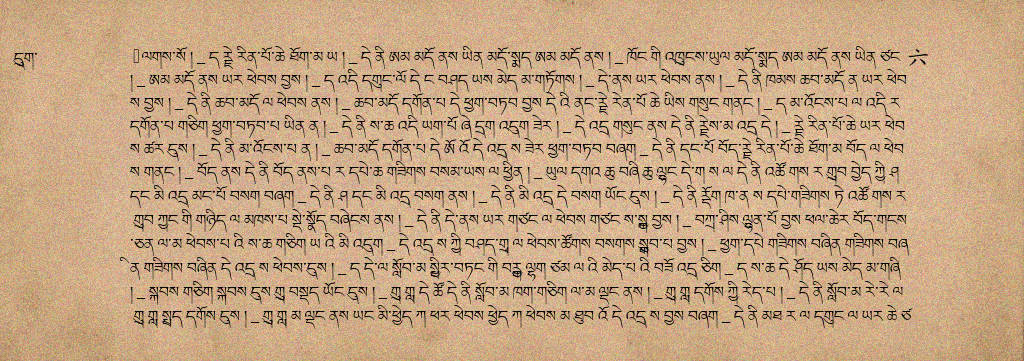
#> input picture tibetanDataGenerator/generated_sample.png, 1024 x 361 px
$ python smoke_preprocess_rgb_lines.py --input ../tibetanDataGenerator/generated_sample.png
#> lines starting #> are read from the running program, lines starting #| are printed output that depends on the picture
### pechabridge/ocr/preprocess_rgb.py
"""Deterministic RGB line-scan preprocessing for Donut OCR training.

This pipeline is designed for line crops with potentially mixed ink colors
(e.g. black + red) where hard binarization can remove useful color cues.
The defaults are intentionally mild and RGB-preserving.
"""

from __future__ import annotations

from dataclasses import dataclass
from typing import Any, Mapping

import numpy as np
from PIL import Image, ImageEnhance, ImageFilter

try:
    import cv2
except Exception:  # pragma: no cover
    cv2 = None


# [22 lines left out: functions _as_bool, _as_float, not called in this run]


def _as_choice(value: Any, *, allowed: set[str], default: str) -> str:
    txt = str(value or "").strip().lower()
    return txt if txt in allowed else str(default)


@dataclass(frozen=True)
class RGBLinePreprocessConfig:
    """Configuration for deterministic RGB line preprocessing."""

    preserve_color: bool = True
    normalize_background: bool = True
    background_method: str = "shade_correct"  # none|shade_correct|rolling_ball_like|top_hat
    background_blur_ksize: int = 0
    background_strength: float = 0.35
    contrast: float = 1.0  # 1.0 means no contrast change
    denoise: bool = False
    morph_close: bool = False
    morph_close_kernel: int = 3
    remove_small_components: bool = False
    min_component_area: int = 12
    upscale_factor: float = 1.0
    upscale_interpolation: str = "lanczos"  # nearest|linear|cubic|lanczos
    ink_normalization: bool = True
    ink_strength: float = 0.2
    to_grayscale_prob: float = 0.0  # reserved for augment pipelines; ignored here

    # [36 lines left out: function from_dict, not called in this run]

    @staticmethod
    def vit_defaults() -> "RGBLinePreprocessConfig":
        """Defaults for RGB line scans before HF image processor normalization."""
        return RGBLinePreprocessConfig(
            preserve_color=True,
            normalize_background=True,
            background_method="shade_correct",
            background_blur_ksize=0,
            background_strength=0.35,
            contrast=1.0,
            denoise=False,
            morph_close=False,
            morph_close_kernel=3,
            remove_small_components=False,
            min_component_area=12,
            upscale_factor=1.0,
            upscale_interpolation="lanczos",
            ink_normalization=True,
            ink_strength=0.2,
            to_grayscale_prob=0.0,
        )

    def to_dict(self) -> Mapping[str, Any]:
        return {
            "preserve_color": bool(self.preserve_color),
            "normalize_background": bool(self.normalize_background),
            "background_method": str(self.background_method),
            "background_blur_ksize": int(self.background_blur_ksize),
            "background_strength": float(self.background_strength),
            "contrast": float(self.contrast),
            "denoise": bool(self.denoise),
            "morph_close": bool(self.morph_close),
            "morph_close_kernel": int(self.morph_close_kernel),
            "remove_small_components": bool(self.remove_small_components),
            "min_component_area": int(self.min_component_area),
            "upscale_factor": float(self.upscale_factor),
            "upscale_interpolation": str(self.upscale_interpolation),
            "ink_normalization": bool(self.ink_normalization),
            "ink_strength": float(self.ink_strength),
            "to_grayscale_prob": 0.0,
        }


def _to_rgb_u8(image: Image.Image | np.ndarray) -> np.ndarray:
    if isinstance(image, Image.Image):
        return np.asarray(image.convert("RGB"), dtype=np.uint8)
    arr = np.asarray(image)
    if arr.ndim == 2:
        arr = np.stack([arr, arr, arr], axis=2)
    elif arr.ndim == 3:
        if arr.shape[2] == 1:
            arr = np.repeat(arr, 3, axis=2)
        elif arr.shape[2] >= 3:
            arr = arr[:, :, :3]
        else:
            raise ValueError("Unsupported image shape for ndarray input.")
    else:
        raise ValueError("Expected PIL image or ndarray with shape [H,W] or [H,W,C].")

    if arr.dtype == np.uint8:
        return arr.copy()

    if np.issubdtype(arr.dtype, np.floating):
        arr_f = arr.astype(np.float32)
        max_val = float(np.nanmax(arr_f)) if arr_f.size > 0 else 0.0
        if max_val <= 1.0:
            arr_f = arr_f * 255.0
        return np.clip(arr_f, 0.0, 255.0).astype(np.uint8)
    return np.clip(arr.astype(np.float32), 0.0, 255.0).astype(np.uint8)


# [44 lines left out: functions _resize_rgb_u8, _upscale_rgb_u8, not called in this run]


def _luma_u8(rgb_u8: np.ndarray) -> np.ndarray:
    r = rgb_u8[:, :, 0].astype(np.float32)
    g = rgb_u8[:, :, 1].astype(np.float32)
    b = rgb_u8[:, :, 2].astype(np.float32)
    luma = (0.299 * r) + (0.587 * g) + (0.114 * b)
    return np.clip(luma, 0.0, 255.0).astype(np.uint8)


def _auto_odd_kernel(h: int, w: int, *, ratio: float, minimum: int) -> int:
    k = max(int(minimum), int(round(float(min(h, w)) * float(ratio))))
    if k % 2 == 0:
        k += 1
    return max(3, k)


def _shade_correct_rgb_u8(rgb_u8: np.ndarray, *, blur_ksize: int = 0, strength: float = 0.35) -> np.ndarray:
    alpha = max(0.0, min(1.0, float(strength)))
    if alpha <= 1e-6:
        return rgb_u8
    h, w = rgb_u8.shape[:2]
    if h <= 0 or w <= 0:
        return rgb_u8

    k = int(max(0, blur_ksize))
    if k <= 0:
        k = _auto_odd_kernel(h, w, ratio=0.08, minimum=15)
    if k % 2 == 0:
        k += 1
    if k < 3:
        return rgb_u8

    if cv2 is not None:
        bg = cv2.GaussianBlur(rgb_u8, (k, k), sigmaX=0).astype(np.float32)
    else:
        radius = max(1.0, float(k) / 6.0)
        bg = np.asarray(Image.fromarray(rgb_u8, mode="RGB").filter(ImageFilter.GaussianBlur(radius=radius)), dtype=np.float32)

    src_f = rgb_u8.astype(np.float32)
    bg = np.maximum(bg, 1.0)
    corrected = (src_f * 255.0) / bg
    out = (src_f * (1.0 - alpha)) + (corrected * alpha)
    return np.clip(out, 0.0, 255.0).astype(np.uint8)


# [4 lines left out: function _denoise_rgb_u8, not called in this run]


def _ink_normalize_rgb_u8(rgb_u8: np.ndarray, *, strength: float = 0.2) -> np.ndarray:
    alpha = max(0.0, min(1.0, float(strength)))
    if alpha <= 1e-6:
        return rgb_u8
    gray = _luma_u8(rgb_u8).astype(np.float32)
    h, w = gray.shape[:2]
    if h <= 0 or w <= 0:
        return rgb_u8
    k = _auto_odd_kernel(h, w, ratio=0.06, minimum=11)
    if cv2 is not None:
        bg = cv2.GaussianBlur(gray, (k, k), sigmaX=0).astype(np.float32)
    else:
        radius = max(1.0, float(k) / 6.0)
        bg = np.asarray(
            Image.fromarray(gray.astype(np.uint8), mode="L").filter(ImageFilter.GaussianBlur(radius=radius)),
            dtype=np.float32,
        )

    bg = np.maximum(bg, 1.0)
    ink = np.clip((bg - gray) / bg, 0.0, 1.0)
    scale = 1.0 - (alpha * ink)
    out = rgb_u8.astype(np.float32) * scale[:, :, None]
    return np.clip(out, 0.0, 255.0).astype(np.uint8)


def _apply_contrast_rgb_u8(rgb_u8: np.ndarray, *, contrast: float = 1.0) -> np.ndarray:
    fac = max(0.5, min(2.5, float(contrast)))
    if abs(fac - 1.0) <= 1e-6:
        return rgb_u8
    if cv2 is not None:
        lab = cv2.cvtColor(rgb_u8, cv2.COLOR_RGB2LAB)
        l = lab[:, :, 0].astype(np.float32)
        l = ((l - 128.0) * fac) + 128.0
        lab[:, :, 0] = np.clip(l, 0.0, 255.0).astype(np.uint8)
        return cv2.cvtColor(lab, cv2.COLOR_LAB2RGB)
    pil = Image.fromarray(rgb_u8, mode="RGB")
    return np.asarray(ImageEnhance.Contrast(pil).enhance(fac), dtype=np.uint8)


# [64 lines left out: functions _otsu_foreground_mask_u8, _morph_close_mask_u8, _remove_small_components_mask_u8, _apply_foreground_mask, not called in this run]


def preprocess_image_rgb_lines(
    image: Image.Image | np.ndarray,
    config: RGBLinePreprocessConfig | None = None,
) -> Image.Image:
    """Deterministic RGB preprocessing for line-scan OCR crops.

    Returns a PIL RGB image suitable for downstream HF `AutoImageProcessor`.
    """
    cfg = config or RGBLinePreprocessConfig.vit_defaults()
    rgb_u8 = _to_rgb_u8(image)

    if float(cfg.upscale_factor) > 1.0:
        rgb_u8 = _upscale_rgb_u8(
            rgb_u8,
            factor=float(cfg.upscale_factor),
            interpolation=str(cfg.upscale_interpolation),
        )

    bg_method = str(cfg.background_method or "shade_correct").strip().lower()
    if bool(cfg.normalize_background) and bg_method != "none":
        # Current implementation supports shade-correction for all non-none modes.
        rgb_u8 = _shade_correct_rgb_u8(
            rgb_u8,
            blur_ksize=int(cfg.background_blur_ksize),
            strength=float(cfg.background_strength),
        )

    if bool(cfg.denoise):
        rgb_u8 = _denoise_rgb_u8(rgb_u8)

    if bool(cfg.ink_normalization):
        rgb_u8 = _ink_normalize_rgb_u8(rgb_u8, strength=float(cfg.ink_strength))

    rgb_u8 = _apply_contrast_rgb_u8(rgb_u8, contrast=float(cfg.contrast))

    if bool(cfg.morph_close) or bool(cfg.remove_small_components):
        fg_mask = _otsu_foreground_mask_u8(_luma_u8(rgb_u8))
        if bool(cfg.morph_close):
            fg_mask = _morph_close_mask_u8(fg_mask, kernel_size=int(cfg.morph_close_kernel))
        if bool(cfg.remove_small_components):
            fg_mask = _remove_small_components_mask_u8(fg_mask, min_area=int(cfg.min_component_area))
        rgb_u8 = _apply_foreground_mask(rgb_u8, fg_mask)

    if not bool(cfg.preserve_color):
        gray = _luma_u8(rgb_u8)
        rgb_u8 = np.stack([gray, gray, gray], axis=2)

    # to_grayscale_prob is intentionally ignored for deterministic preprocessing.
    return Image.fromarray(rgb_u8.astype(np.uint8), mode="RGB")


__all__ = [
    "RGBLinePreprocessConfig",
    "preprocess_image_rgb_lines",
]

### scripts/smoke_preprocess_rgb_lines.py
#!/usr/bin/env python3
"""Minimal smoke/debug script for deterministic RGB line preprocessing."""

from __future__ import annotations

import argparse
from io import BytesIO
from pathlib import Path
import sys

import numpy as np
from PIL import Image

REPO_ROOT = Path(__file__).resolve().parents[1]
if str(REPO_ROOT) not in sys.path:
    sys.path.insert(0, str(REPO_ROOT))

from pechabridge.ocr.preprocess_rgb import RGBLinePreprocessConfig, preprocess_image_rgb_lines


def _to_png_bytes(image: Image.Image) -> bytes:
    buf = BytesIO()
    image.save(buf, format="PNG")
    return buf.getvalue()


def _synthetic_rgb_line() -> Image.Image:
    """Build a deterministic synthetic line with uneven paper + black/red strokes."""
    h, w = 96, 640
    x = np.linspace(0.0, 1.0, w, dtype=np.float32)[None, :]
    y = np.linspace(0.0, 1.0, h, dtype=np.float32)[:, None]
    bg = 235.0 - (25.0 * y) + (12.0 * x)
    rgb = np.stack([bg + 7.0, bg + 2.0, bg - 8.0], axis=2)
    rgb = np.clip(rgb, 0.0, 255.0).astype(np.uint8)

    # Black ink band
    rgb[28:35, 80:560, :] = np.array([20, 20, 20], dtype=np.uint8)
    # Red ink band
    rgb[58:66, 120:560, :] = np.array([185, 35, 30], dtype=np.uint8)
    # A few tiny noise dots in the paper background.
    rgb[10, 50, :] = np.array([110, 90, 70], dtype=np.uint8)
    rgb[18, 240, :] = np.array([100, 75, 65], dtype=np.uint8)
    rgb[84, 500, :] = np.array([95, 70, 60], dtype=np.uint8)
    return Image.fromarray(rgb, mode="RGB")


def _parse_args() -> argparse.Namespace:
    p = argparse.ArgumentParser(description="Smoke test RGB line preprocessing determinism")
    p.add_argument("--input", type=str, default="", help="Optional input image path")
    p.add_argument("--output_dir", type=str, default="", help="Optional output directory for debug images")
    p.add_argument("--preserve_color", action="store_true", help="Force preserve_color=True")
    p.add_argument("--no_preserve_color", dest="preserve_color", action="store_false", help="Force preserve_color=False")
    p.set_defaults(preserve_color=None)
    return p.parse_args()


def main() -> int:
    args = _parse_args()
    if str(args.input).strip():
        with Image.open(str(args.input)) as img:
#> img is the input picture: PIL image 1024x361 RGB; mean R, G, B 197, 164.5, 130.6
            src = img.convert("RGB")
    else:
        src = _synthetic_rgb_line()

    cfg = RGBLinePreprocessConfig.vit_defaults()
    if args.preserve_color is not None:
        cfg = RGBLinePreprocessConfig.from_dict({**cfg.to_dict(), "preserve_color": bool(args.preserve_color)})

    out1 = preprocess_image_rgb_lines(src, config=cfg)
#> in _shade_correct_rgb_u8, `corrected = (src_f * 255.0) / bg`:
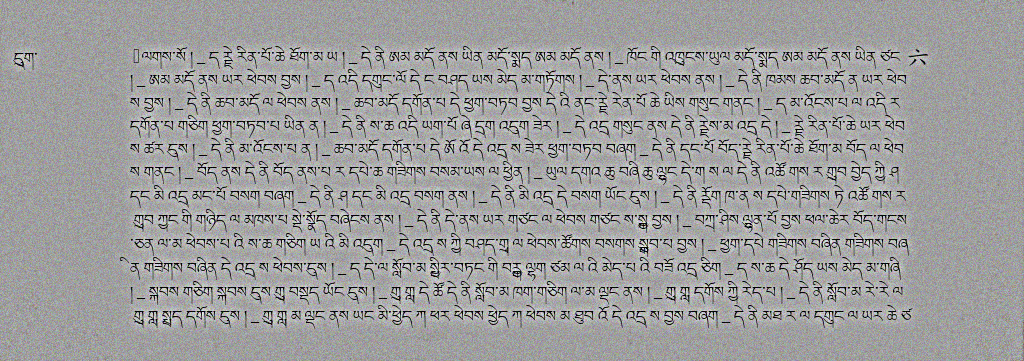
#> corrected: shape (361, 1024, 3) float32; mean R, G, B 254.4, 254.4, 254.4; drawn with min black and max white
#> in _shade_correct_rgb_u8, `return np.clip(out, 0.0, 255.0).astype(np.uint8)`:
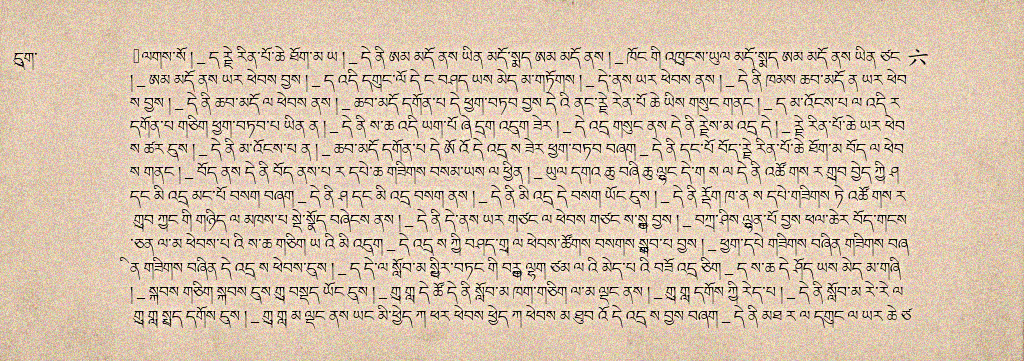
#> returned value: shape (361, 1024, 3); mean of channels 0, 1, 2 215.9, 195.5, 173.4; drawn as R, G, B
#> in _luma_u8, `r = rgb_u8[:, :, 0].astype(np.float32)`:
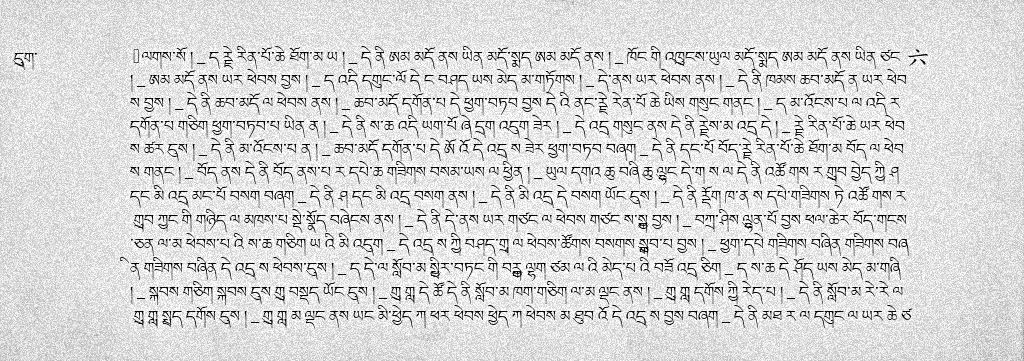
#> r: shape (361, 1024) float32; min 0, max 255, mean 215.9
#> in _luma_u8, `b = rgb_u8[:, :, 2].astype(np.float32)`:
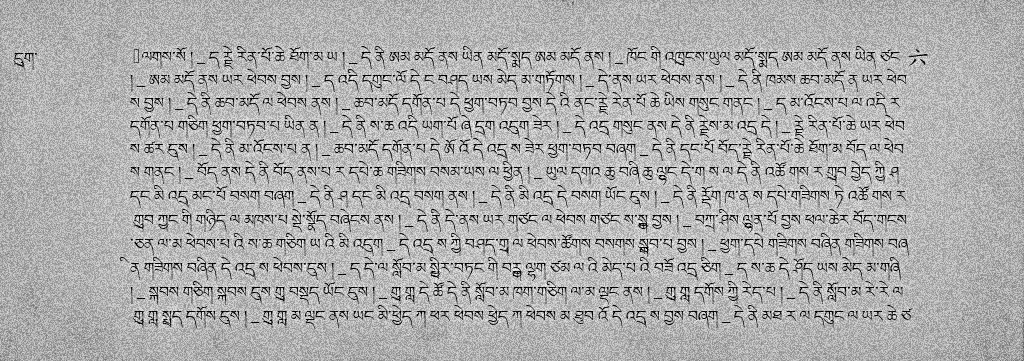
#> b: shape (361, 1024) float32; min 0, max 255, mean 173.4
#> in _ink_normalize_rgb_u8, `bg = cv2.GaussianBlur(gray, (k, k), sigmaX=0).astype(np.float32)`:
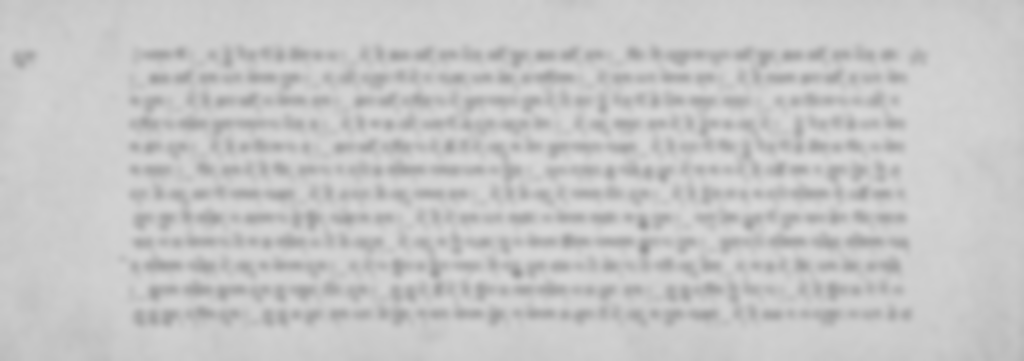
#> bg: shape (361, 1024) float32; min 150.3, max 216.2, mean 198.6
#> in _ink_normalize_rgb_u8, `ink = np.clip((bg - gray) / bg, 0.0, 1.0)`:
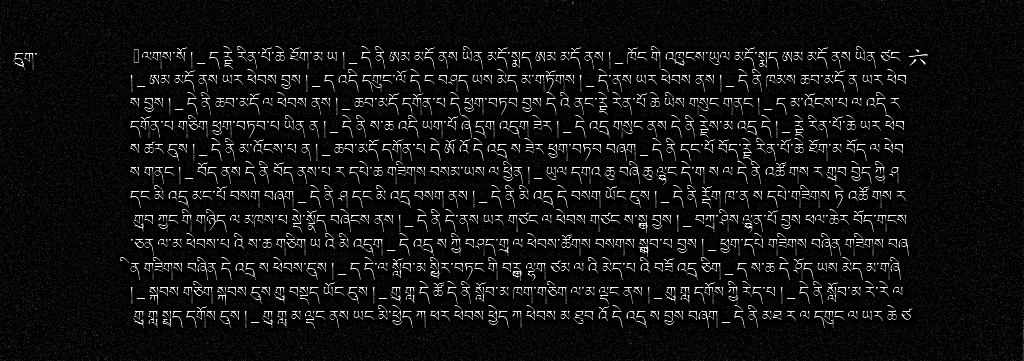
#> ink: shape (361, 1024) float32; min 0, max 1, mean 0.0668
#> in _ink_normalize_rgb_u8, `scale = 1.0 - (alpha * ink)`:
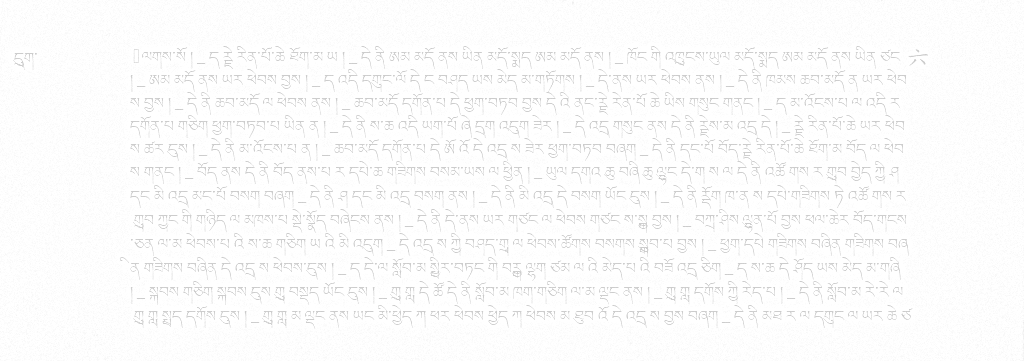
#> scale: shape (361, 1024) float32; min 0.8, max 1, mean 0.987
    out2 = preprocess_image_rgb_lines(src, config=cfg)

    if _to_png_bytes(out1) != _to_png_bytes(out2):
        raise RuntimeError("Non-deterministic output detected for RGB preprocessing.")
    if out1.mode != "RGB":
        raise RuntimeError(f"Unexpected output mode: {out1.mode}")

    print("RGB preprocess smoke test passed.")
    print(f"- mode: {out1.mode}")
#| - mode: RGB
    print(f"- size: {out1.size[0]}x{out1.size[1]}")
#| - size: 1024x361
    print(f"- config: {cfg.to_dict()}")

    out_dir_raw = str(args.output_dir or "").strip()
    if out_dir_raw:
        out_dir = Path(out_dir_raw).expanduser().resolve()
        out_dir.mkdir(parents=True, exist_ok=True)
        src_path = out_dir / "rgb_preprocess_input.png"
        out_path = out_dir / "rgb_preprocess_output.png"
        src.save(src_path)
        out1.save(out_path)
        print(f"- wrote: {src_path}")
        print(f"- wrote: {out_path}")

    return 0


if __name__ == "__main__":
    raise SystemExit(main())
#> (the program exits here)

$ run again, on assets/pecha_layout analysis.jpeg
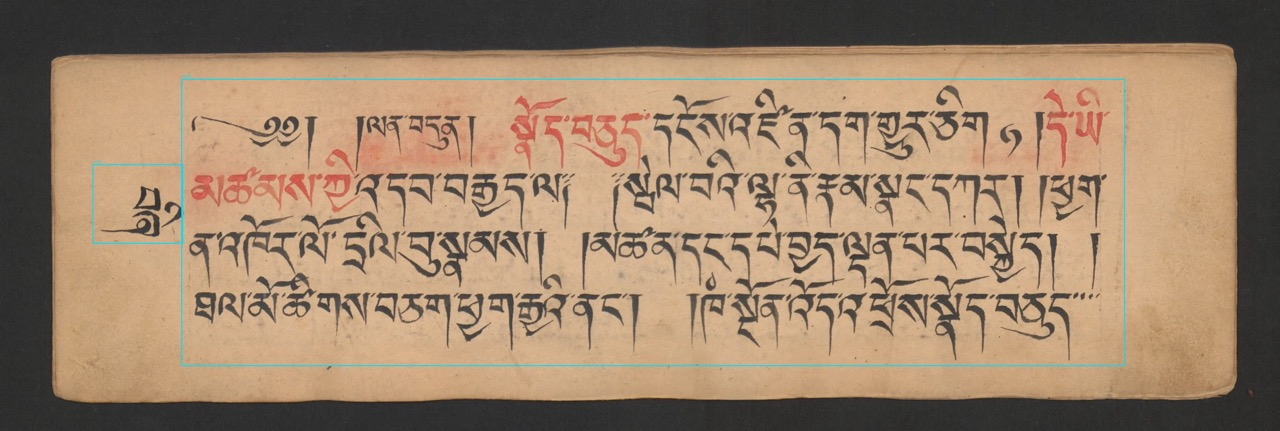
#> input picture assets/pecha_layout analysis.jpeg, 1280 x 431 px
#> in main, img is the input picture: PIL image 1280x431 RGB; mean R, G, B 156.2, 131, 106.2
#> in _ink_normalize_rgb_u8, `ink = np.clip((bg - gray) / bg, 0.0, 1.0)`:
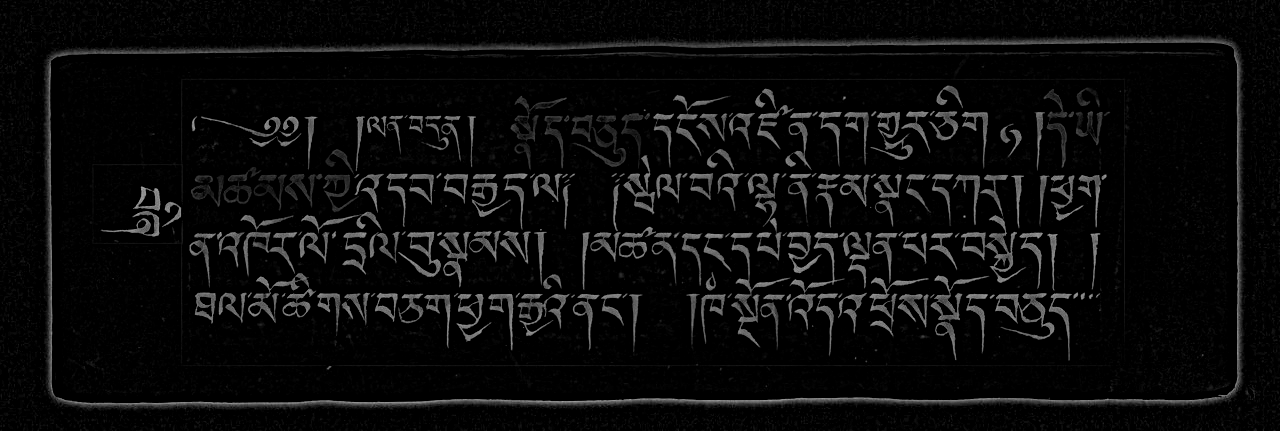
#> ink: shape (431, 1280) float32; min 0, max 0.635, mean 0.0439
#> in _ink_normalize_rgb_u8, `scale = 1.0 - (alpha * ink)`:
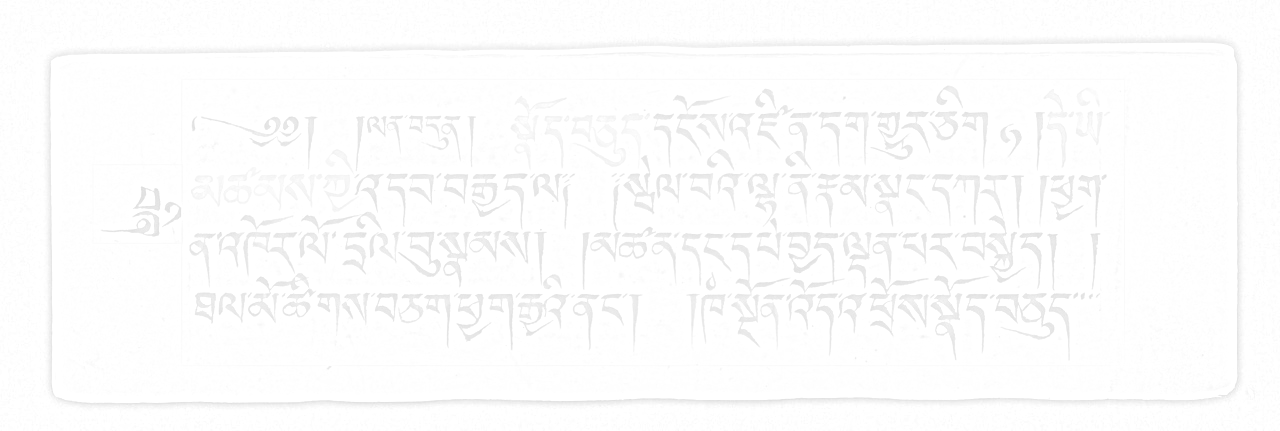
#> scale: shape (431, 1280) float32; min 0.873, max 1, mean 0.991
#| - mode: RGB
#| - size: 1280x431
